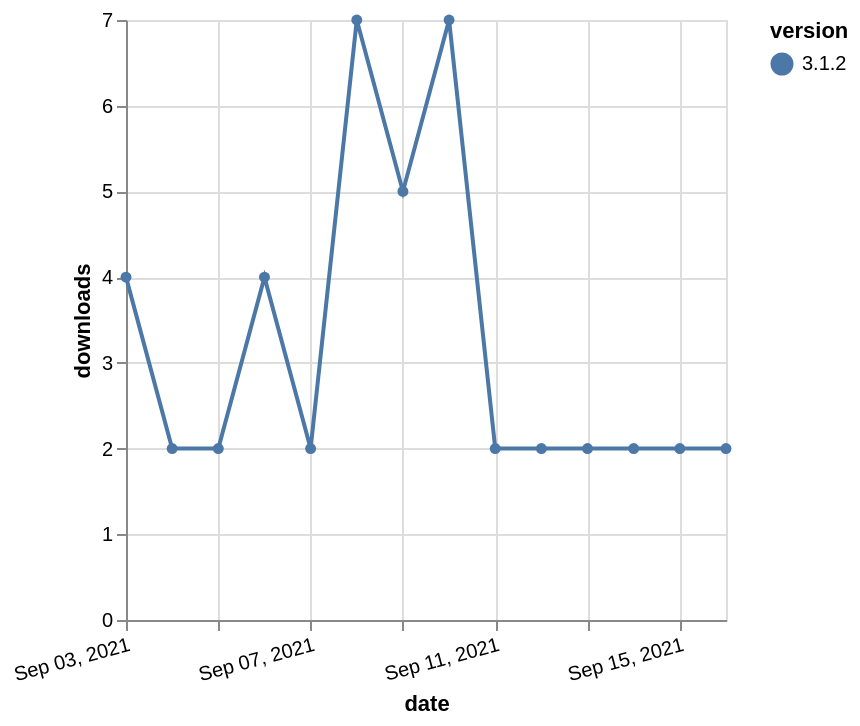

Here is the Vega-Lite specification saved for this chart:
### Vega-Lite specification from a JSON file in a GitHub repository (floating-point values rounded to 4 significant figures)
{"$schema": "https://vega.github.io/schema/vega-lite/v5.json", "description": "A simple bar chart with embedded data.", "data": {"values": [{"date": "2021-09-03", "total": 3564, "delta": 4, "version": "3.1.2"}, {"date": "2021-09-04", "total": 3566, "delta": 2, "version": "3.1.2"}, {"date": "2021-09-05", "total": 3568, "delta": 2, "version": "3.1.2"}, {"date": "2021-09-06", "total": 3572, "delta": 4, "version": "3.1.2"}, {"date": "2021-09-07", "total": 3574, "delta": 2, "version": "3.1.2"}, {"date": "2021-09-08", "total": 3581, "delta": 7, "version": "3.1.2"}, {"date": "2021-09-09", "total": 3586, "delta": 5, "version": "3.1.2"}, {"date": "2021-09-10", "total": 3593, "delta": 7, "version": "3.1.2"}, {"date": "2021-09-11", "total": 3595, "delta": 2, "version": "3.1.2"}, {"date": "2021-09-12", "total": 3597, "delta": 2, "version": "3.1.2"}, {"date": "2021-09-13", "total": 3599, "delta": 2, "version": "3.1.2"}, {"date": "2021-09-14", "total": 3601, "delta": 2, "version": "3.1.2"}, {"date": "2021-09-15", "total": 3603, "delta": 2, "version": "3.1.2"}, {"date": "2021-09-16", "total": 3605, "delta": 2, "version": "3.1.2"}]}, "width": "container", "mark": {"type": "line", "point": {"filled": true}}, "encoding": {"x": {"field": "date", "type": "temporal", "timeUnit": "yearmonthdate", "title": "date", "axis": {"labelAngle": -15}}, "y": {"field": "delta", "type": "quantitative", "title": "downloads"}, "color": {"field": "version", "type": "nominal"}, "tooltip": {"field": "delta"}}}
